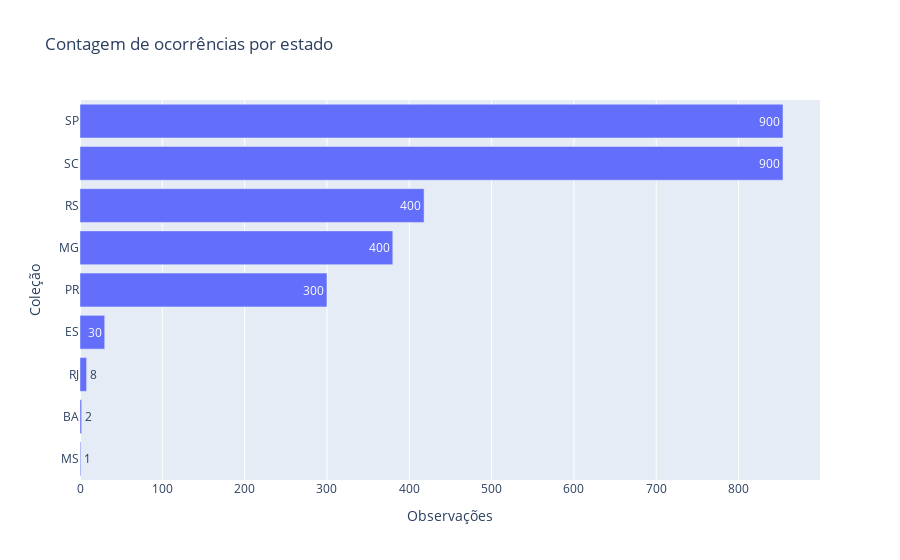

Notebook code for this chart:
### Code cell
individual_count_per_state = OSD_geoframe[['Contagem de individuos','Estado']].groupby(['Estado']).count().sort_values(by='Contagem de individuos')
fig = px.bar(
    individual_count_per_state,
    x='Contagem de individuos',
    y=individual_count_per_state.index,
    title="Contagem de ocorrências por estado",
    orientation='h',text_auto='.1s'
    
)
fig.update_layout(xaxis=dict(title="Observações"), yaxis=dict(title="Coleção"))
fig.show(config=img_config)

### Figure 1 — Plotly figure (JSON) as saved in the notebook; plotly's stock layout.template omitted (floating-point values rounded to 4 significant figures)
{"data": [{"alignmentgroup": "True", "hovertemplate": "Contagem de individuos=%{x}<br>Estado=%{y}<extra></extra>", "legendgroup": "", "marker": {"color": "#636efa", "pattern": {"shape": ""}}, "name": "", "offsetgroup": "", "orientation": "h", "showlegend": false, "textposition": "auto", "texttemplate": "%{x:.1s}", "type": "bar", "x": [1, 2, 8, 30, 300, 380, 418, 854, 854], "xaxis": "x", "y": ["MS", "BA", "RJ", "ES", "PR", "MG", "RS", "SC", "SP"], "yaxis": "y"}], "layout": {"barmode": "relative", "legend": {"tracegroupgap": 0}, "title": {"text": "Contagem de ocorrências por estado"}, "xaxis": {"anchor": "y", "domain": [0, 1], "title": {"text": "Observações"}}, "yaxis": {"anchor": "x", "domain": [0, 1], "title": {"text": "Coleção"}}}}
